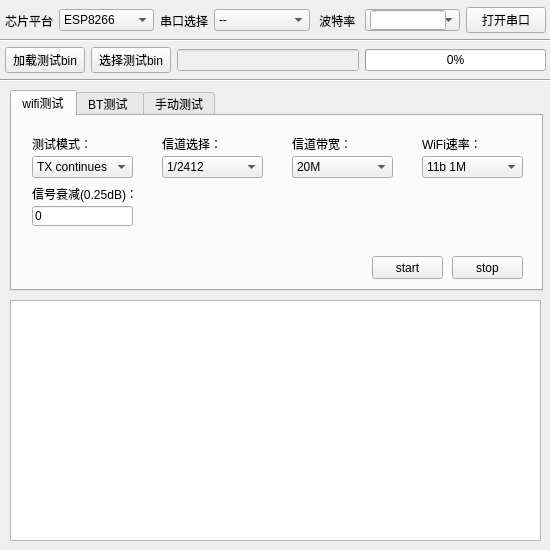
<?xml version="1.0" encoding="UTF-8"?>
<ui version="4.0">
 <class>EspRFtestTool</class>
 <widget class="QWidget" name="EspRFtestTool">
  <property name="geometry">
   <rect>
    <x>0</x>
    <y>0</y>
    <width>550</width>
    <height>550</height>
   </rect>
  </property>
  <property name="sizePolicy">
   <sizepolicy hsizetype="Preferred" vsizetype="Preferred">
    <horstretch>0</horstretch>
    <verstretch>0</verstretch>
   </sizepolicy>
  </property>
  <property name="minimumSize">
   <size>
    <width>550</width>
    <height>550</height>
   </size>
  </property>
  <property name="maximumSize">
   <size>
    <width>550</width>
    <height>550</height>
   </size>
  </property>
  <property name="windowTitle">
   <string>EspRFtestTool</string>
  </property>
  <widget class="QTextBrowser" name="tbSerial">
   <property name="geometry">
    <rect>
     <x>10</x>
     <y>300</y>
     <width>531</width>
     <height>241</height>
    </rect>
   </property>
   <property name="sizePolicy">
    <sizepolicy hsizetype="Expanding" vsizetype="Expanding">
     <horstretch>0</horstretch>
     <verstretch>200</verstretch>
    </sizepolicy>
   </property>
  </widget>
  <widget class="Line" name="line">
   <property name="geometry">
    <rect>
     <x>-3</x>
     <y>30</y>
     <width>611</width>
     <height>20</height>
    </rect>
   </property>
   <property name="orientation">
    <enum>Qt::Horizontal</enum>
   </property>
  </widget>
  <widget class="Line" name="line_2">
   <property name="geometry">
    <rect>
     <x>0</x>
     <y>70</y>
     <width>911</width>
     <height>20</height>
    </rect>
   </property>
   <property name="orientation">
    <enum>Qt::Horizontal</enum>
   </property>
  </widget>
  <widget class="QWidget" name="verticalLayoutWidget">
   <property name="geometry">
    <rect>
     <x>0</x>
     <y>40</y>
     <width>551</width>
     <height>41</height>
    </rect>
   </property>
   <layout class="QVBoxLayout" name="verticalLayout_11">
    <property name="spacing">
     <number>0</number>
    </property>
    <property name="leftMargin">
     <number>5</number>
    </property>
    <property name="rightMargin">
     <number>5</number>
    </property>
    <item>
     <layout class="QHBoxLayout" name="horizontalLayout_5">
      <property name="spacing">
       <number>6</number>
      </property>
      <item>
       <widget class="QPushButton" name="pbLoadBin">
        <property name="sizePolicy">
         <sizepolicy hsizetype="Fixed" vsizetype="Fixed">
          <horstretch>0</horstretch>
          <verstretch>0</verstretch>
         </sizepolicy>
        </property>
        <property name="text">
         <string>加载测试bin</string>
        </property>
       </widget>
      </item>
      <item>
       <widget class="QPushButton" name="pbOpenFile">
        <property name="sizePolicy">
         <sizepolicy hsizetype="Fixed" vsizetype="Fixed">
          <horstretch>0</horstretch>
          <verstretch>0</verstretch>
         </sizepolicy>
        </property>
        <property name="text">
         <string>选择测试bin</string>
        </property>
       </widget>
      </item>
      <item>
       <widget class="QLineEdit" name="leFilePath">
        <property name="enabled">
         <bool>false</bool>
        </property>
       </widget>
      </item>
      <item>
       <widget class="QProgressBar" name="prbLoad">
        <property name="value">
         <number>0</number>
        </property>
       </widget>
      </item>
     </layout>
    </item>
   </layout>
  </widget>
  <widget class="QWidget" name="horizontalLayoutWidget">
   <property name="geometry">
    <rect>
     <x>0</x>
     <y>0</y>
     <width>551</width>
     <height>41</height>
    </rect>
   </property>
   <layout class="QHBoxLayout" name="horizontalLayout_1">
    <property name="leftMargin">
     <number>5</number>
    </property>
    <property name="rightMargin">
     <number>5</number>
    </property>
    <item>
     <widget class="QLabel" name="label_2">
      <property name="sizePolicy">
       <sizepolicy hsizetype="Fixed" vsizetype="Preferred">
        <horstretch>0</horstretch>
        <verstretch>0</verstretch>
       </sizepolicy>
      </property>
      <property name="text">
       <string>芯片平台</string>
      </property>
     </widget>
    </item>
    <item>
     <widget class="QComboBox" name="cbChipType">
      <item>
       <property name="text">
        <string>ESP8266</string>
       </property>
      </item>
      <item>
       <property name="text">
        <string>ESP32</string>
       </property>
      </item>
     </widget>
    </item>
    <item>
     <widget class="QLabel" name="label_3">
      <property name="sizePolicy">
       <sizepolicy hsizetype="Fixed" vsizetype="Preferred">
        <horstretch>0</horstretch>
        <verstretch>0</verstretch>
       </sizepolicy>
      </property>
      <property name="text">
       <string>串口选择</string>
      </property>
     </widget>
    </item>
    <item>
     <widget class="QComboBox" name="cbComIndex">
      <item>
       <property name="text">
        <string>--</string>
       </property>
      </item>
     </widget>
    </item>
    <item>
     <widget class="QLabel" name="label">
      <property name="sizePolicy">
       <sizepolicy hsizetype="Fixed" vsizetype="Preferred">
        <horstretch>0</horstretch>
        <verstretch>0</verstretch>
       </sizepolicy>
      </property>
      <property name="text">
       <string> 波特率 </string>
      </property>
     </widget>
    </item>
    <item>
     <widget class="QComboBox" name="cbComBaud">
      <item>
       <property name="text">
        <string>9600</string>
       </property>
      </item>
      <item>
       <property name="text">
        <string>74880</string>
       </property>
      </item>
      <item>
       <property name="text">
        <string>115200</string>
       </property>
      </item>
      <item>
       <property name="text">
        <string>921600</string>
       </property>
      </item>
      <item>
       <property name="text">
        <string>custom</string>
       </property>
      </item>
     </widget>
    </item>
    <item>
     <widget class="QPushButton" name="pbOpenSerial">
      <property name="enabled">
       <bool>true</bool>
      </property>
      <property name="sizePolicy">
       <sizepolicy hsizetype="Fixed" vsizetype="Fixed">
        <horstretch>0</horstretch>
        <verstretch>0</verstretch>
       </sizepolicy>
      </property>
      <property name="text">
       <string>打开串口</string>
      </property>
     </widget>
    </item>
   </layout>
   <zorder>cbComIndex</zorder>
   <zorder>label_2</zorder>
   <zorder>label_3</zorder>
   <zorder>cbChipType</zorder>
   <zorder>label</zorder>
   <zorder>pbOpenSerial</zorder>
   <zorder>cbComBaud</zorder>
  </widget>
  <widget class="QTabWidget" name="twTestPanel">
   <property name="enabled">
    <bool>true</bool>
   </property>
   <property name="geometry">
    <rect>
     <x>10</x>
     <y>90</y>
     <width>533</width>
     <height>201</height>
    </rect>
   </property>
   <property name="currentIndex">
    <number>0</number>
   </property>
   <widget class="QWidget" name="tab">
    <attribute name="title">
     <string>wifi测试</string>
    </attribute>
    <widget class="QComboBox" name="cbWFTestMode">
     <property name="geometry">
      <rect>
       <x>20</x>
       <y>40</y>
       <width>101</width>
       <height>22</height>
      </rect>
     </property>
     <item>
      <property name="text">
       <string>TX continues</string>
      </property>
     </item>
     <item>
      <property name="text">
       <string>TX packet</string>
      </property>
     </item>
     <item>
      <property name="text">
       <string>RX packet</string>
      </property>
     </item>
     <item>
      <property name="text">
       <string>TX tone</string>
      </property>
     </item>
    </widget>
    <widget class="QLabel" name="label_4">
     <property name="geometry">
      <rect>
       <x>20</x>
       <y>20</y>
       <width>101</width>
       <height>16</height>
      </rect>
     </property>
     <property name="text">
      <string>测试模式：</string>
     </property>
    </widget>
    <widget class="QLabel" name="label_5">
     <property name="geometry">
      <rect>
       <x>20</x>
       <y>70</y>
       <width>101</width>
       <height>16</height>
      </rect>
     </property>
     <property name="text">
      <string>信号衰减(0.25dB)：</string>
     </property>
    </widget>
    <widget class="QLineEdit" name="leWFAtten">
     <property name="geometry">
      <rect>
       <x>20</x>
       <y>90</y>
       <width>101</width>
       <height>20</height>
      </rect>
     </property>
     <property name="text">
      <string>0</string>
     </property>
    </widget>
    <widget class="QComboBox" name="cbWFDataRate">
     <property name="geometry">
      <rect>
       <x>410</x>
       <y>40</y>
       <width>101</width>
       <height>22</height>
      </rect>
     </property>
     <item>
      <property name="text">
       <string>11b 1M</string>
      </property>
     </item>
     <item>
      <property name="text">
       <string>11b 2M</string>
      </property>
     </item>
     <item>
      <property name="text">
       <string>11b 5.5M</string>
      </property>
     </item>
     <item>
      <property name="text">
       <string>11b 11M</string>
      </property>
     </item>
     <item>
      <property name="text">
       <string>11g 6M</string>
      </property>
     </item>
     <item>
      <property name="text">
       <string>11g 9M</string>
      </property>
     </item>
     <item>
      <property name="text">
       <string>11g 12M</string>
      </property>
     </item>
     <item>
      <property name="text">
       <string>11g 18M</string>
      </property>
     </item>
     <item>
      <property name="text">
       <string>11g 24M</string>
      </property>
     </item>
     <item>
      <property name="text">
       <string>11g 36M</string>
      </property>
     </item>
     <item>
      <property name="text">
       <string>11g 48M</string>
      </property>
     </item>
     <item>
      <property name="text">
       <string>11g 54M</string>
      </property>
     </item>
     <item>
      <property name="text">
       <string>11n MCS0</string>
      </property>
     </item>
     <item>
      <property name="text">
       <string>11n MCS1</string>
      </property>
     </item>
     <item>
      <property name="text">
       <string>11n MCS2</string>
      </property>
     </item>
     <item>
      <property name="text">
       <string>11n MCS3</string>
      </property>
     </item>
     <item>
      <property name="text">
       <string>11n MCS4</string>
      </property>
     </item>
     <item>
      <property name="text">
       <string>11n MCS5</string>
      </property>
     </item>
     <item>
      <property name="text">
       <string>11n MCS6</string>
      </property>
     </item>
     <item>
      <property name="text">
       <string>11n MCS7</string>
      </property>
     </item>
    </widget>
    <widget class="QLabel" name="label_6">
     <property name="geometry">
      <rect>
       <x>410</x>
       <y>20</y>
       <width>101</width>
       <height>16</height>
      </rect>
     </property>
     <property name="text">
      <string>WiFi速率：</string>
     </property>
    </widget>
    <widget class="QComboBox" name="cbWFChannel">
     <property name="geometry">
      <rect>
       <x>150</x>
       <y>40</y>
       <width>101</width>
       <height>22</height>
      </rect>
     </property>
     <item>
      <property name="text">
       <string>1/2412</string>
      </property>
     </item>
     <item>
      <property name="text">
       <string>2/2417</string>
      </property>
     </item>
     <item>
      <property name="text">
       <string>3/2422</string>
      </property>
     </item>
     <item>
      <property name="text">
       <string>4/2427</string>
      </property>
     </item>
     <item>
      <property name="text">
       <string>5/2432</string>
      </property>
     </item>
     <item>
      <property name="text">
       <string>6/2437</string>
      </property>
     </item>
     <item>
      <property name="text">
       <string>7/2442</string>
      </property>
     </item>
     <item>
      <property name="text">
       <string>8/2447</string>
      </property>
     </item>
     <item>
      <property name="text">
       <string>9/2452</string>
      </property>
     </item>
     <item>
      <property name="text">
       <string>10/2457</string>
      </property>
     </item>
     <item>
      <property name="text">
       <string>11/2462</string>
      </property>
     </item>
     <item>
      <property name="text">
       <string>12/2467</string>
      </property>
     </item>
     <item>
      <property name="text">
       <string>13/2472</string>
      </property>
     </item>
     <item>
      <property name="text">
       <string>14/2484</string>
      </property>
     </item>
    </widget>
    <widget class="QLabel" name="label_7">
     <property name="geometry">
      <rect>
       <x>150</x>
       <y>20</y>
       <width>101</width>
       <height>16</height>
      </rect>
     </property>
     <property name="text">
      <string>信道选择：</string>
     </property>
    </widget>
    <widget class="QLabel" name="label_8">
     <property name="geometry">
      <rect>
       <x>280</x>
       <y>20</y>
       <width>101</width>
       <height>16</height>
      </rect>
     </property>
     <property name="text">
      <string>信道带宽：</string>
     </property>
    </widget>
    <widget class="QComboBox" name="cbWFBandWidth">
     <property name="geometry">
      <rect>
       <x>280</x>
       <y>40</y>
       <width>101</width>
       <height>22</height>
      </rect>
     </property>
     <item>
      <property name="text">
       <string>20M</string>
      </property>
     </item>
     <item>
      <property name="text">
       <string>40M</string>
      </property>
     </item>
    </widget>
    <widget class="QPushButton" name="pbWFStop">
     <property name="geometry">
      <rect>
       <x>440</x>
       <y>140</y>
       <width>71</width>
       <height>23</height>
      </rect>
     </property>
     <property name="text">
      <string>stop</string>
     </property>
    </widget>
    <widget class="QPushButton" name="pbWFSend">
     <property name="geometry">
      <rect>
       <x>360</x>
       <y>140</y>
       <width>71</width>
       <height>23</height>
      </rect>
     </property>
     <property name="text">
      <string>start</string>
     </property>
    </widget>
   </widget>
   <widget class="QWidget" name="tab_2">
    <attribute name="title">
     <string>BT测试 </string>
    </attribute>
    <widget class="QComboBox" name="cbBTTestMode">
     <property name="geometry">
      <rect>
       <x>20</x>
       <y>40</y>
       <width>101</width>
       <height>22</height>
      </rect>
     </property>
     <item>
      <property name="text">
       <string>classBT TX</string>
      </property>
     </item>
     <item>
      <property name="text">
       <string>classBT RX/BR</string>
      </property>
     </item>
     <item>
      <property name="text">
       <string>classBT RX/EDR</string>
      </property>
     </item>
     <item>
      <property name="text">
       <string>BLE TX</string>
      </property>
     </item>
     <item>
      <property name="text">
       <string>BLE TX Syncw</string>
      </property>
     </item>
     <item>
      <property name="text">
       <string>BLE RX</string>
      </property>
     </item>
     <item>
      <property name="text">
       <string>BT TX tone</string>
      </property>
     </item>
    </widget>
    <widget class="QPushButton" name="pbBTStop">
     <property name="geometry">
      <rect>
       <x>440</x>
       <y>140</y>
       <width>71</width>
       <height>23</height>
      </rect>
     </property>
     <property name="text">
      <string>stop</string>
     </property>
    </widget>
    <widget class="QComboBox" name="cbBTChannel">
     <property name="geometry">
      <rect>
       <x>280</x>
       <y>40</y>
       <width>101</width>
       <height>22</height>
      </rect>
     </property>
    </widget>
    <widget class="QLabel" name="label_9">
     <property name="geometry">
      <rect>
       <x>280</x>
       <y>20</y>
       <width>101</width>
       <height>16</height>
      </rect>
     </property>
     <property name="text">
      <string>信道选择：</string>
     </property>
    </widget>
    <widget class="QLabel" name="lbBTPowerLevel">
     <property name="geometry">
      <rect>
       <x>150</x>
       <y>20</y>
       <width>101</width>
       <height>16</height>
      </rect>
     </property>
     <property name="text">
      <string>功耗等级(dB)：</string>
     </property>
    </widget>
    <widget class="QLabel" name="label_11">
     <property name="geometry">
      <rect>
       <x>20</x>
       <y>20</y>
       <width>101</width>
       <height>16</height>
      </rect>
     </property>
     <property name="text">
      <string>蓝牙测试模式：</string>
     </property>
    </widget>
    <widget class="QLabel" name="label_12">
     <property name="geometry">
      <rect>
       <x>20</x>
       <y>120</y>
       <width>101</width>
       <height>16</height>
      </rect>
     </property>
     <property name="text">
      <string>是否跳频：</string>
     </property>
    </widget>
    <widget class="QComboBox" name="cbBTChanJmp">
     <property name="geometry">
      <rect>
       <x>20</x>
       <y>140</y>
       <width>101</width>
       <height>22</height>
      </rect>
     </property>
     <item>
      <property name="text">
       <string>No</string>
      </property>
     </item>
     <item>
      <property name="text">
       <string>Yes</string>
      </property>
     </item>
    </widget>
    <widget class="QComboBox" name="cbBTDataRate">
     <property name="geometry">
      <rect>
       <x>150</x>
       <y>90</y>
       <width>101</width>
       <height>22</height>
      </rect>
     </property>
    </widget>
    <widget class="QLabel" name="label_13">
     <property name="geometry">
      <rect>
       <x>150</x>
       <y>70</y>
       <width>101</width>
       <height>16</height>
      </rect>
     </property>
     <property name="text">
      <string>调制方式：</string>
     </property>
    </widget>
    <widget class="QComboBox" name="cbBTPowerLevel">
     <property name="geometry">
      <rect>
       <x>150</x>
       <y>40</y>
       <width>101</width>
       <height>22</height>
      </rect>
     </property>
     <item>
      <property name="text">
       <string>0</string>
      </property>
     </item>
     <item>
      <property name="text">
       <string>1</string>
      </property>
     </item>
     <item>
      <property name="text">
       <string>2</string>
      </property>
     </item>
     <item>
      <property name="text">
       <string>3</string>
      </property>
     </item>
     <item>
      <property name="text">
       <string>4</string>
      </property>
     </item>
     <item>
      <property name="text">
       <string>5</string>
      </property>
     </item>
     <item>
      <property name="text">
       <string>6</string>
      </property>
     </item>
     <item>
      <property name="text">
       <string>7</string>
      </property>
     </item>
     <item>
      <property name="text">
       <string>8</string>
      </property>
     </item>
    </widget>
    <widget class="QComboBox" name="cbBTDataType">
     <property name="geometry">
      <rect>
       <x>20</x>
       <y>90</y>
       <width>101</width>
       <height>22</height>
      </rect>
     </property>
     <item>
      <property name="text">
       <string>1010</string>
      </property>
     </item>
     <item>
      <property name="text">
       <string>00001111</string>
      </property>
     </item>
     <item>
      <property name="text">
       <string>prbs9</string>
      </property>
     </item>
    </widget>
    <widget class="QLabel" name="label_14">
     <property name="geometry">
      <rect>
       <x>20</x>
       <y>70</y>
       <width>101</width>
       <height>16</height>
      </rect>
     </property>
     <property name="text">
      <string>Data类型：</string>
     </property>
    </widget>
    <widget class="QLabel" name="label_15">
     <property name="geometry">
      <rect>
       <x>280</x>
       <y>70</y>
       <width>101</width>
       <height>16</height>
      </rect>
     </property>
     <property name="text">
      <string>DH类型：</string>
     </property>
    </widget>
    <widget class="QComboBox" name="cbBTDHType">
     <property name="geometry">
      <rect>
       <x>280</x>
       <y>90</y>
       <width>101</width>
       <height>22</height>
      </rect>
     </property>
     <item>
      <property name="text">
       <string>DH1</string>
      </property>
     </item>
     <item>
      <property name="text">
       <string>DH3</string>
      </property>
     </item>
     <item>
      <property name="text">
       <string>DH5</string>
      </property>
     </item>
    </widget>
    <widget class="QLabel" name="label_16">
     <property name="geometry">
      <rect>
       <x>410</x>
       <y>20</y>
       <width>101</width>
       <height>16</height>
      </rect>
     </property>
     <property name="text">
      <string>负载长度(0~255)：</string>
     </property>
    </widget>
    <widget class="QLineEdit" name="leBTPayload">
     <property name="geometry">
      <rect>
       <x>410</x>
       <y>40</y>
       <width>101</width>
       <height>20</height>
      </rect>
     </property>
     <property name="text">
      <string>0</string>
     </property>
    </widget>
    <widget class="QLabel" name="label_17">
     <property name="geometry">
      <rect>
       <x>410</x>
       <y>70</y>
       <width>101</width>
       <height>16</height>
      </rect>
     </property>
     <property name="text">
      <string>包的身份识别：</string>
     </property>
    </widget>
    <widget class="QComboBox" name="cbBTSyncw">
     <property name="geometry">
      <rect>
       <x>410</x>
       <y>90</y>
       <width>101</width>
       <height>22</height>
      </rect>
     </property>
     <item>
      <property name="text">
       <string>0x71764129</string>
      </property>
     </item>
     <item>
      <property name="text">
       <string>custom</string>
      </property>
     </item>
    </widget>
    <widget class="QLineEdit" name="leSyncw">
     <property name="geometry">
      <rect>
       <x>410</x>
       <y>90</y>
       <width>82</width>
       <height>22</height>
      </rect>
     </property>
    </widget>
    <widget class="QPushButton" name="pbBTSend">
     <property name="geometry">
      <rect>
       <x>360</x>
       <y>140</y>
       <width>71</width>
       <height>23</height>
      </rect>
     </property>
     <property name="text">
      <string>start</string>
     </property>
    </widget>
   </widget>
   <widget class="QWidget" name="tab_3">
    <attribute name="title">
     <string>手动测试</string>
    </attribute>
    <widget class="QGroupBox" name="gbSend">
     <property name="enabled">
      <bool>true</bool>
     </property>
     <property name="geometry">
      <rect>
       <x>0</x>
       <y>0</y>
       <width>531</width>
       <height>181</height>
      </rect>
     </property>
     <property name="title">
      <string notr="true"/>
     </property>
     <widget class="QRadioButton" name="rbSend1">
      <property name="geometry">
       <rect>
        <x>10</x>
        <y>10</y>
        <width>16</width>
        <height>16</height>
       </rect>
      </property>
      <property name="text">
       <string/>
      </property>
     </widget>
     <widget class="QRadioButton" name="rbSend2">
      <property name="geometry">
       <rect>
        <x>10</x>
        <y>30</y>
        <width>16</width>
        <height>16</height>
       </rect>
      </property>
      <property name="text">
       <string/>
      </property>
     </widget>
     <widget class="QRadioButton" name="rbSend3">
      <property name="geometry">
       <rect>
        <x>10</x>
        <y>50</y>
        <width>16</width>
        <height>16</height>
       </rect>
      </property>
      <property name="text">
       <string/>
      </property>
     </widget>
     <widget class="QRadioButton" name="rbSend4">
      <property name="geometry">
       <rect>
        <x>10</x>
        <y>70</y>
        <width>16</width>
        <height>16</height>
       </rect>
      </property>
      <property name="text">
       <string/>
      </property>
     </widget>
     <widget class="QRadioButton" name="rbSend5">
      <property name="geometry">
       <rect>
        <x>10</x>
        <y>90</y>
        <width>16</width>
        <height>16</height>
       </rect>
      </property>
      <property name="text">
       <string/>
      </property>
     </widget>
     <widget class="QRadioButton" name="rbSend6">
      <property name="geometry">
       <rect>
        <x>10</x>
        <y>110</y>
        <width>16</width>
        <height>16</height>
       </rect>
      </property>
      <property name="text">
       <string/>
      </property>
     </widget>
     <widget class="QRadioButton" name="rbSend7">
      <property name="geometry">
       <rect>
        <x>10</x>
        <y>130</y>
        <width>16</width>
        <height>16</height>
       </rect>
      </property>
      <property name="text">
       <string/>
      </property>
     </widget>
     <widget class="QRadioButton" name="rbSend8">
      <property name="geometry">
       <rect>
        <x>10</x>
        <y>150</y>
        <width>16</width>
        <height>16</height>
       </rect>
      </property>
      <property name="text">
       <string/>
      </property>
     </widget>
     <widget class="QLineEdit" name="leSend1">
      <property name="geometry">
       <rect>
        <x>30</x>
        <y>10</y>
        <width>191</width>
        <height>20</height>
       </rect>
      </property>
     </widget>
     <widget class="QLineEdit" name="leSend2">
      <property name="geometry">
       <rect>
        <x>30</x>
        <y>30</y>
        <width>191</width>
        <height>20</height>
       </rect>
      </property>
     </widget>
     <widget class="QLineEdit" name="leSend3">
      <property name="geometry">
       <rect>
        <x>30</x>
        <y>50</y>
        <width>191</width>
        <height>20</height>
       </rect>
      </property>
     </widget>
     <widget class="QLineEdit" name="leSend4">
      <property name="geometry">
       <rect>
        <x>30</x>
        <y>70</y>
        <width>191</width>
        <height>20</height>
       </rect>
      </property>
     </widget>
     <widget class="QLineEdit" name="leSend7">
      <property name="geometry">
       <rect>
        <x>30</x>
        <y>130</y>
        <width>191</width>
        <height>20</height>
       </rect>
      </property>
     </widget>
     <widget class="QLineEdit" name="leSend8">
      <property name="geometry">
       <rect>
        <x>30</x>
        <y>150</y>
        <width>191</width>
        <height>20</height>
       </rect>
      </property>
     </widget>
     <widget class="QLineEdit" name="leSend6">
      <property name="geometry">
       <rect>
        <x>30</x>
        <y>110</y>
        <width>191</width>
        <height>20</height>
       </rect>
      </property>
     </widget>
     <widget class="QLineEdit" name="leSend5">
      <property name="geometry">
       <rect>
        <x>30</x>
        <y>90</y>
        <width>191</width>
        <height>20</height>
       </rect>
      </property>
     </widget>
     <widget class="QRadioButton" name="rbSend9">
      <property name="geometry">
       <rect>
        <x>240</x>
        <y>10</y>
        <width>16</width>
        <height>16</height>
       </rect>
      </property>
      <property name="text">
       <string/>
      </property>
     </widget>
     <widget class="QLineEdit" name="leSend14">
      <property name="geometry">
       <rect>
        <x>260</x>
        <y>110</y>
        <width>191</width>
        <height>20</height>
       </rect>
      </property>
     </widget>
     <widget class="QRadioButton" name="rbSend15">
      <property name="geometry">
       <rect>
        <x>240</x>
        <y>130</y>
        <width>16</width>
        <height>16</height>
       </rect>
      </property>
      <property name="text">
       <string/>
      </property>
     </widget>
     <widget class="QLineEdit" name="leSend15">
      <property name="geometry">
       <rect>
        <x>260</x>
        <y>130</y>
        <width>191</width>
        <height>20</height>
       </rect>
      </property>
     </widget>
     <widget class="QRadioButton" name="rbSend12">
      <property name="geometry">
       <rect>
        <x>240</x>
        <y>70</y>
        <width>16</width>
        <height>16</height>
       </rect>
      </property>
      <property name="text">
       <string/>
      </property>
     </widget>
     <widget class="QLineEdit" name="leSend11">
      <property name="geometry">
       <rect>
        <x>260</x>
        <y>50</y>
        <width>191</width>
        <height>20</height>
       </rect>
      </property>
     </widget>
     <widget class="QLineEdit" name="leSend12">
      <property name="geometry">
       <rect>
        <x>260</x>
        <y>70</y>
        <width>191</width>
        <height>20</height>
       </rect>
      </property>
     </widget>
     <widget class="QLineEdit" name="leSend13">
      <property name="geometry">
       <rect>
        <x>260</x>
        <y>90</y>
        <width>191</width>
        <height>20</height>
       </rect>
      </property>
     </widget>
     <widget class="QRadioButton" name="rbSend13">
      <property name="geometry">
       <rect>
        <x>240</x>
        <y>90</y>
        <width>16</width>
        <height>16</height>
       </rect>
      </property>
      <property name="text">
       <string/>
      </property>
     </widget>
     <widget class="QLineEdit" name="leSend9">
      <property name="geometry">
       <rect>
        <x>260</x>
        <y>10</y>
        <width>191</width>
        <height>20</height>
       </rect>
      </property>
     </widget>
     <widget class="QLineEdit" name="leSend10">
      <property name="geometry">
       <rect>
        <x>260</x>
        <y>30</y>
        <width>191</width>
        <height>20</height>
       </rect>
      </property>
     </widget>
     <widget class="QRadioButton" name="rbSend11">
      <property name="geometry">
       <rect>
        <x>240</x>
        <y>50</y>
        <width>16</width>
        <height>16</height>
       </rect>
      </property>
      <property name="text">
       <string/>
      </property>
     </widget>
     <widget class="QRadioButton" name="rbSend10">
      <property name="geometry">
       <rect>
        <x>240</x>
        <y>30</y>
        <width>16</width>
        <height>16</height>
       </rect>
      </property>
      <property name="text">
       <string/>
      </property>
     </widget>
     <widget class="QLineEdit" name="leSend16">
      <property name="geometry">
       <rect>
        <x>260</x>
        <y>150</y>
        <width>191</width>
        <height>20</height>
       </rect>
      </property>
     </widget>
     <widget class="QRadioButton" name="rbSend16">
      <property name="geometry">
       <rect>
        <x>240</x>
        <y>150</y>
        <width>16</width>
        <height>16</height>
       </rect>
      </property>
      <property name="text">
       <string/>
      </property>
     </widget>
     <widget class="QRadioButton" name="rbSend14">
      <property name="geometry">
       <rect>
        <x>240</x>
        <y>110</y>
        <width>16</width>
        <height>16</height>
       </rect>
      </property>
      <property name="text">
       <string/>
      </property>
     </widget>
     <widget class="QPushButton" name="pbSend">
      <property name="geometry">
       <rect>
        <x>460</x>
        <y>150</y>
        <width>61</width>
        <height>23</height>
       </rect>
      </property>
      <property name="text">
       <string>send</string>
      </property>
     </widget>
    </widget>
   </widget>
  </widget>
  <widget class="QLineEdit" name="leCOM">
   <property name="geometry">
    <rect>
     <x>370</x>
     <y>10</y>
     <width>76</width>
     <height>20</height>
    </rect>
   </property>
  </widget>
 </widget>
 <resources/>
 <connections/>
</ui>
